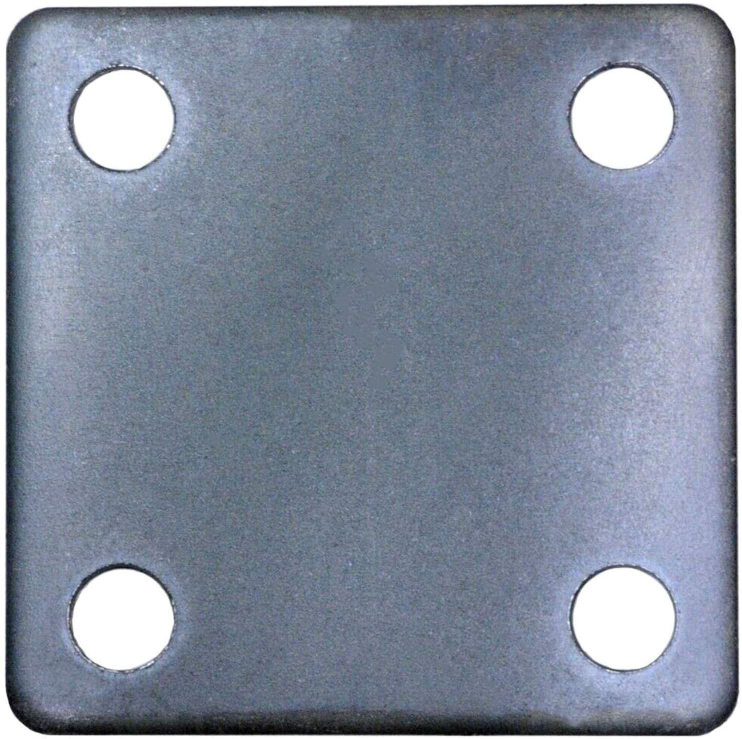
%> input picture CV/plate.jpg, 1484 x 1477 px (shown at 1/2 size)
$ octave cv_sem.m   (GNU Octave 9; MATLAB toolbox functions it lacks are replaced by stand-ins)
%> lines starting %> are read from the running program, lines starting %| are printed output that depends on the picture; in (x1, y1, x2, y2) boxes, pixels count from 0 and x2, y2 are one past the last pixel; in counts of white or black regions, pixels touching at a corner belong together; the program's own positions count from 1
%% Import image

img = imread('plate.jpg');
%> img is the input picture: size 1477x1484x3 uint8; mean R, G, B 128.7, 138.3, 155
img = imresize(img, 0.6);
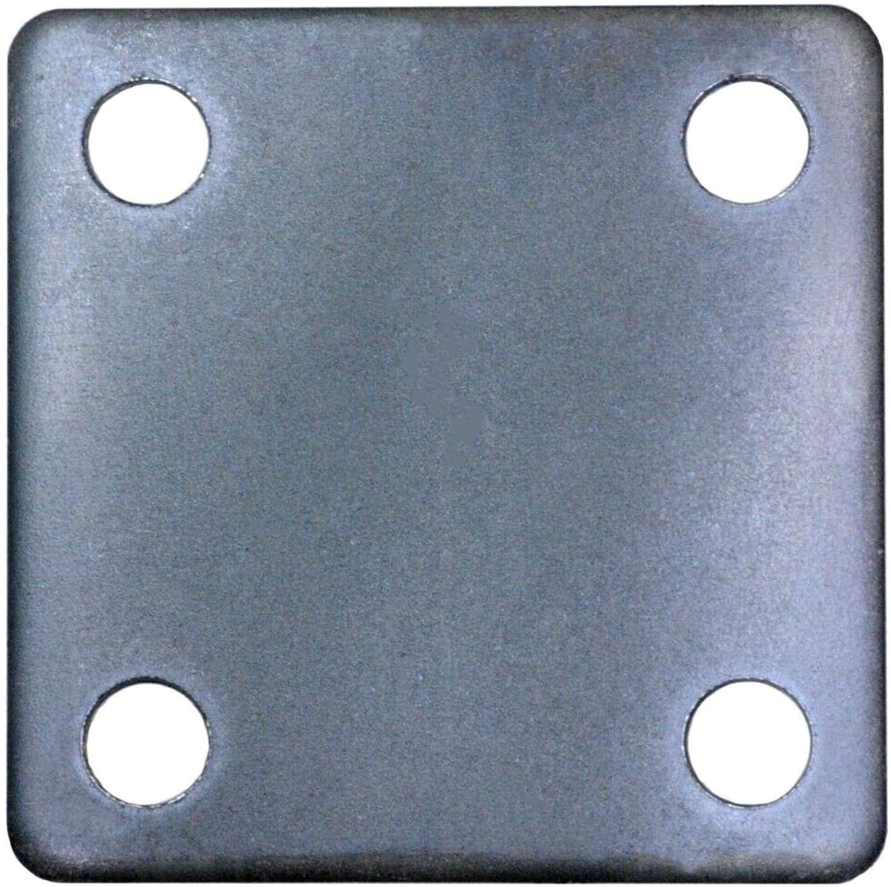
%> img: size 887x891x3 uint8; mean R, G, B 128.7, 138.3, 155
img_gray = rgb2gray(img);
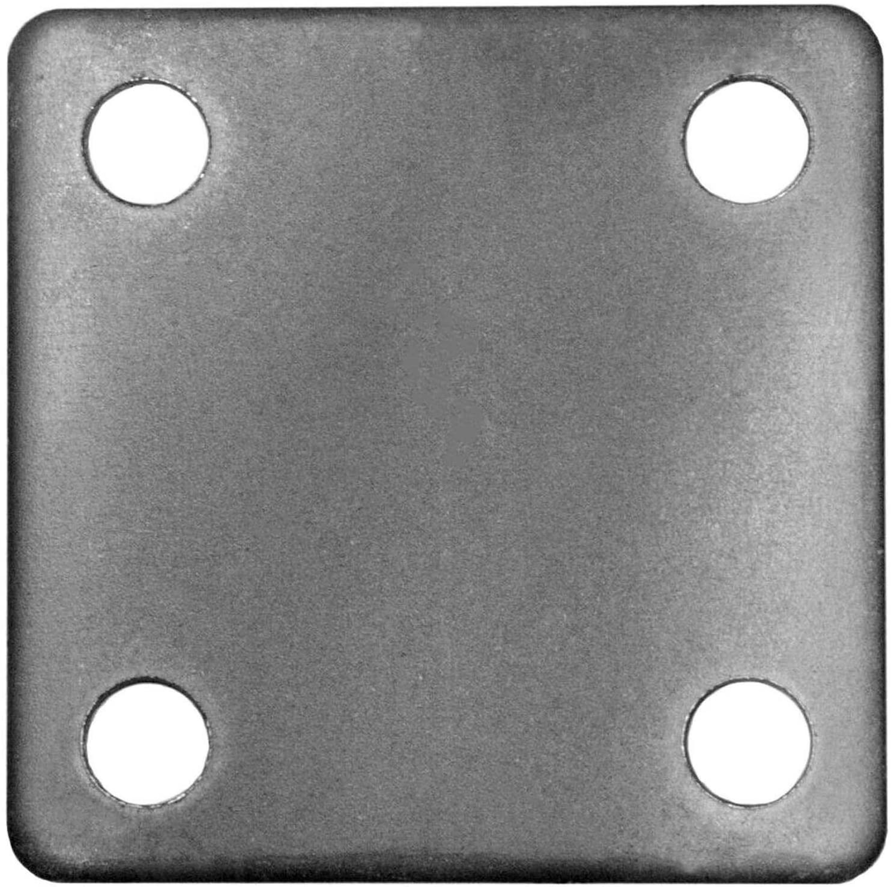
%> img_gray: size 887x891 uint8; min 0, max 255, mean 137.4

%% Find a threshold for binarization
level = graythresh(img);
%> level = 0.682

img_gray = imgaussfilt(img_gray, 2);
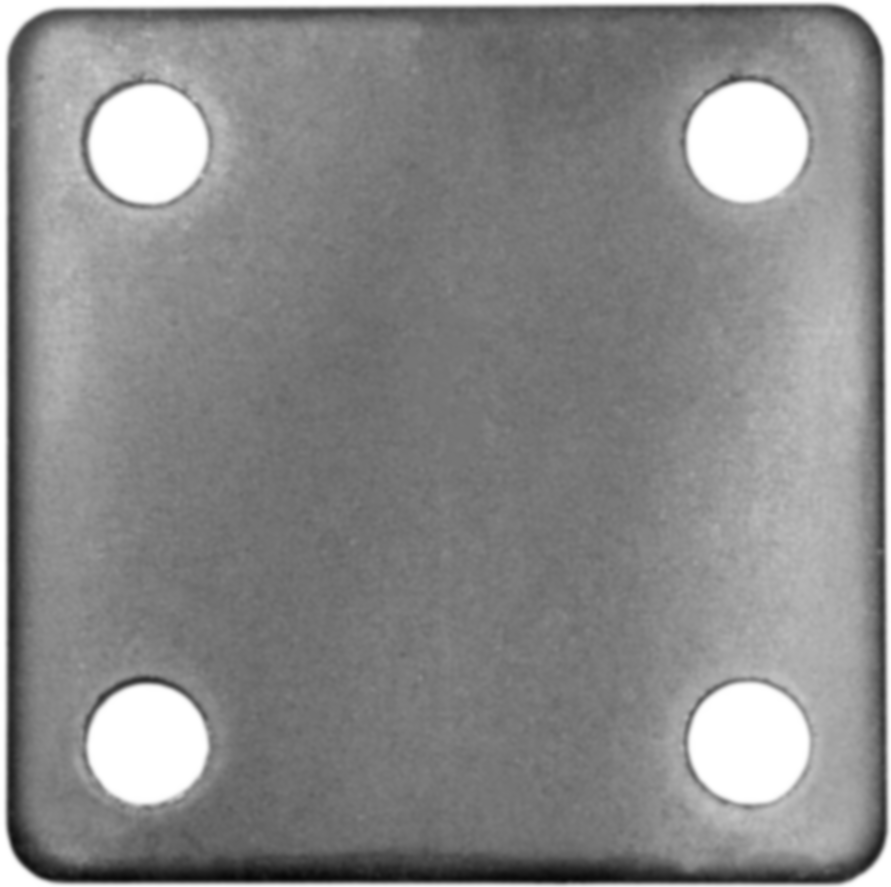
%> img_gray: size 887x891 uint8; min 6, max 255, mean 137.4

histogram(img_gray)
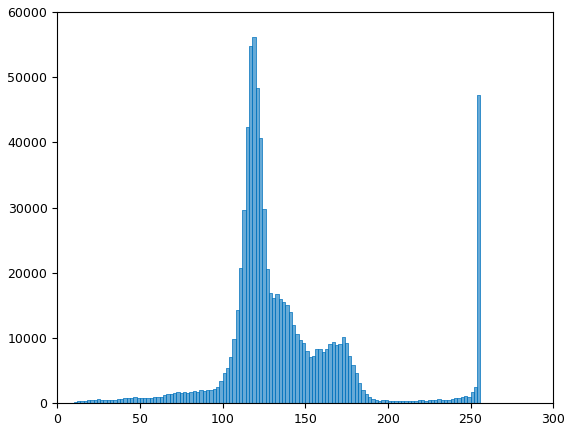
%> figure redrawn from the program's plot data; tallest bar 56102 high, from x = 118 to 120

thr = 160/255;

img_bw = imbinarize(img_gray,thr);
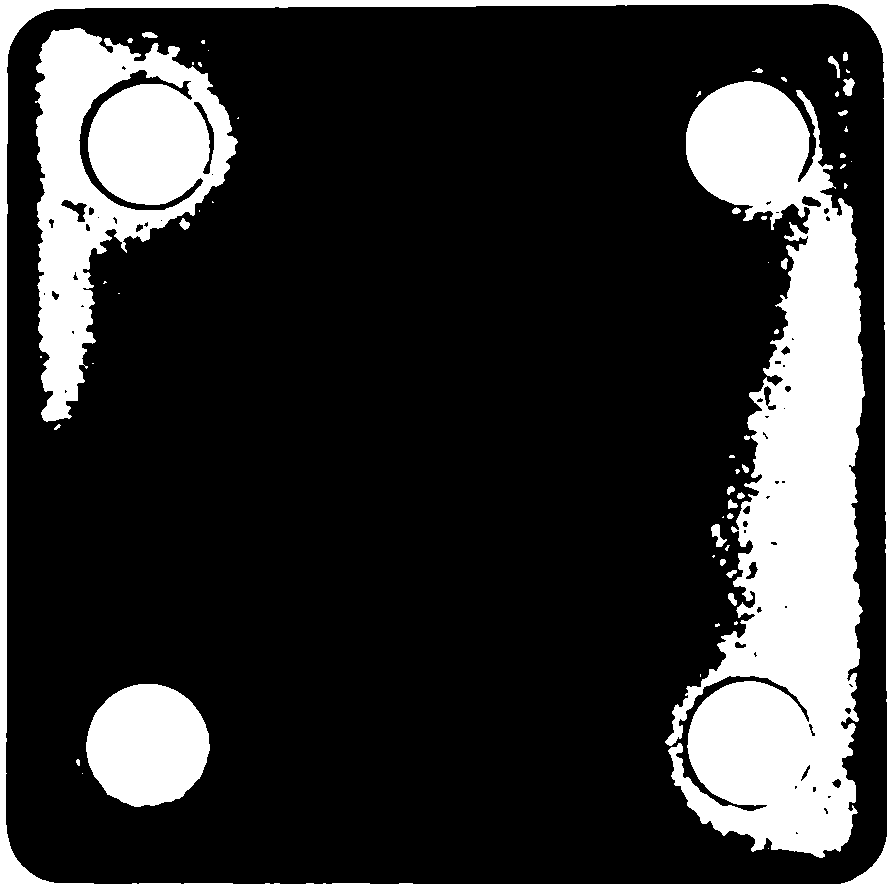
%> img_bw: size 887x891 logical; 20.2% white; 59 white regions (29 under 20 px), largest, box (x1, y1, x2, y2) and area: (665, 81, 865, 858) 85957, (35, 28, 238, 422) 37857, (0, 0, 891, 887) 22785

%% Find cicles and measure diameters

[centers, radii, metric] = imfindcircles(img_gray,[10 2000]);
%> centers = [148.9 145.1; 148.4 745.6; 749.5 743.9; 747.7 142.8]; radii = [59.57; 60.73; 60.69; 60.18]; metric = [0.969; 0.945; 0.859; 0.819]

imshow(img)


viscircles(centers, radii,'EdgeColor','b');
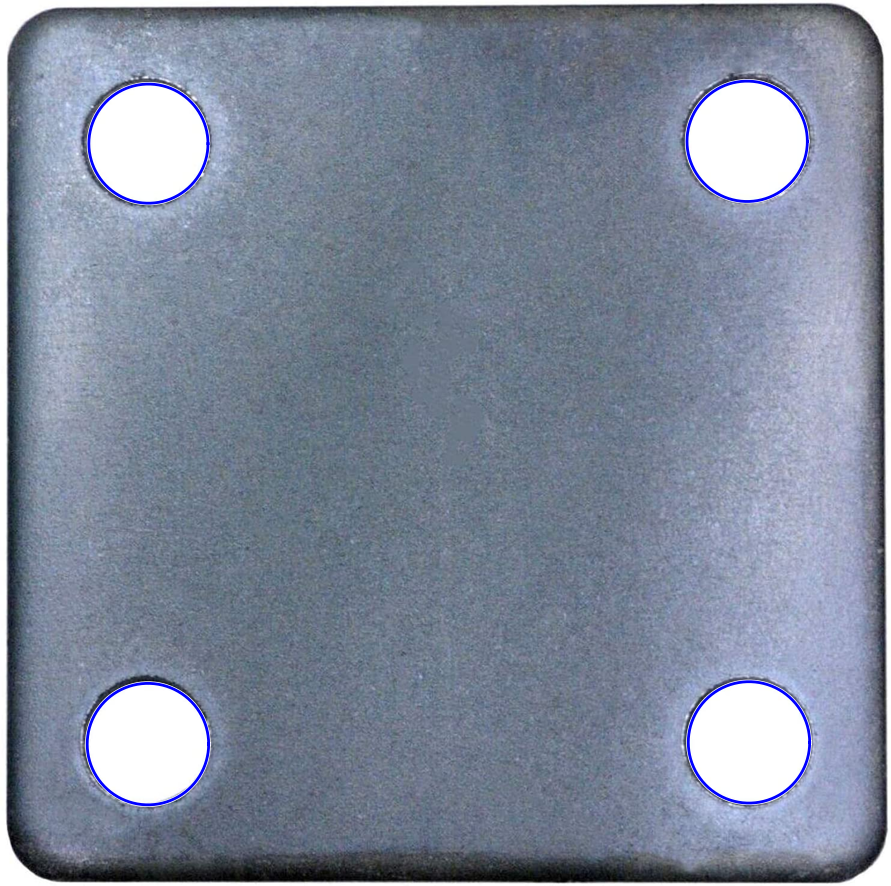
%> figure redrawn from the program's plot data

s = size(centers);
%> s = [4 2]


for hole=1:s(1)
%> (the run ends here)
